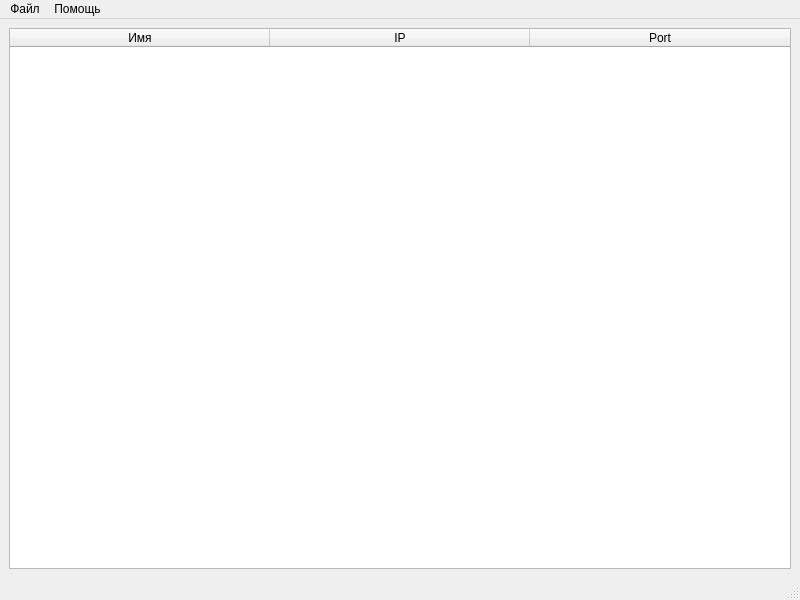
<?xml version="1.0" encoding="UTF-8"?>
<ui version="4.0">
 <class>MainWindow</class>
 <widget class="QMainWindow" name="MainWindow">
  <property name="geometry">
   <rect>
    <x>0</x>
    <y>0</y>
    <width>800</width>
    <height>600</height>
   </rect>
  </property>
  <property name="windowTitle">
   <string>MainWindow</string>
  </property>
  <widget class="QWidget" name="centralwidget">
   <layout class="QVBoxLayout" name="verticalLayout">
    <item>
     <widget class="QTableWidget" name="tableWidget">
      <property name="baseSize">
       <size>
        <width>0</width>
        <height>0</height>
       </size>
      </property>
      <property name="sizeAdjustPolicy">
       <enum>QAbstractScrollArea::AdjustIgnored</enum>
      </property>
      <property name="rowCount">
       <number>0</number>
      </property>
      <property name="columnCount">
       <number>3</number>
      </property>
      <attribute name="horizontalHeaderCascadingSectionResizes">
       <bool>false</bool>
      </attribute>
      <attribute name="horizontalHeaderDefaultSectionSize">
       <number>260</number>
      </attribute>
      <attribute name="horizontalHeaderHighlightSections">
       <bool>true</bool>
      </attribute>
      <column>
       <property name="text">
        <string>Имя</string>
       </property>
      </column>
      <column>
       <property name="text">
        <string>IP</string>
       </property>
      </column>
      <column>
       <property name="text">
        <string>Port</string>
       </property>
      </column>
     </widget>
    </item>
   </layout>
  </widget>
  <widget class="QMenuBar" name="menubar">
   <property name="geometry">
    <rect>
     <x>0</x>
     <y>0</y>
     <width>800</width>
     <height>22</height>
    </rect>
   </property>
   <widget class="QMenu" name="menuqtchat_client">
    <property name="title">
     <string>Файл</string>
    </property>
    <addaction name="action"/>
    <addaction name="separator"/>
    <addaction name="action_2"/>
    <addaction name="separator"/>
    <addaction name="action_5"/>
   </widget>
   <widget class="QMenu" name="menu">
    <property name="title">
     <string>Помощь</string>
    </property>
   </widget>
   <addaction name="menuqtchat_client"/>
   <addaction name="menu"/>
  </widget>
  <widget class="QStatusBar" name="statusbar"/>
  <action name="action">
   <property name="text">
    <string>Подключение</string>
   </property>
  </action>
  <action name="action_2">
   <property name="text">
    <string>Отключение</string>
   </property>
  </action>
  <action name="action_5">
   <property name="text">
    <string>Выход</string>
   </property>
  </action>
 </widget>
 <resources/>
 <connections>
  <connection>
   <sender>action_5</sender>
   <signal>triggered()</signal>
   <receiver>MainWindow</receiver>
   <slot>close()</slot>
   <hints>
    <hint type="sourcelabel">
     <x>-1</x>
     <y>-1</y>
    </hint>
    <hint type="destinationlabel">
     <x>399</x>
     <y>299</y>
    </hint>
   </hints>
  </connection>
 </connections>
</ui>
